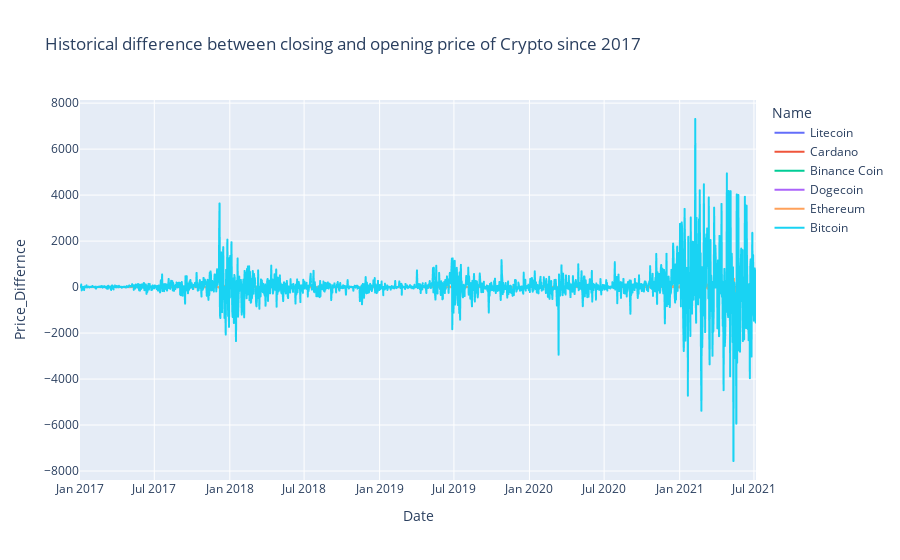

The notebook cell saved with this chart:
### Code cell
import pandas as pd
import plotly.express as px

# Load the data
df = pd.read_csv('sixcrypto.csv')

# Convert the 'Date' column to a datetime object
df['Date'] = pd.to_datetime(df['Date'])

# Calculate the price difference between closing and opening prices
df['Price_Differnce'] = df['Close'] - df['Open']

# Set the background color
fig.update_layout(plot_bgcolor='rgb(240, 240, 240)')

# Plot the data
fig = px.line(df, x='Date', y='Price_Differnce', color='Name', title='Historical difference between closing and opening price of Crypto since 2017')

fig.show()

### Figure 1 — Plotly figure (JSON) as saved in the notebook; plotly's stock layout.template omitted (floating-point values rounded to 4 significant figures; data arrays with more than 128 entries replaced by an {"elided": "..."} marker saying what was removed)
{"data": [{"hovertemplate": "Name=Litecoin<br>Date=%{x}<br>Price_Differnce=%{y}<extra></extra>", "legendgroup": "Litecoin", "line": {"color": "#636efa", "dash": "solid"}, "marker": {"symbol": "circle"}, "mode": "lines", "name": "Litecoin", "showlegend": true, "type": "scattergl", "x": {"elided": "1648 str values"}, "xaxis": "x", "y": {"elided": "1648 float values"}, "yaxis": "y"}, {"hovertemplate": "Name=Cardano<br>Date=%{x}<br>Price_Differnce=%{y}<extra></extra>", "legendgroup": "Cardano", "line": {"color": "#EF553B", "dash": "solid"}, "marker": {"symbol": "circle"}, "mode": "lines", "name": "Cardano", "showlegend": true, "type": "scattergl", "x": {"elided": "1374 str values"}, "xaxis": "x", "y": {"elided": "1374 float values"}, "yaxis": "y"}, {"hovertemplate": "Name=Binance Coin<br>Date=%{x}<br>Price_Differnce=%{y}<extra></extra>", "legendgroup": "Binance Coin", "line": {"color": "#00cc96", "dash": "solid"}, "marker": {"symbol": "circle"}, "mode": "lines", "name": "Binance Coin", "showlegend": true, "type": "scattergl", "x": {"elided": "1442 str values"}, "xaxis": "x", "y": {"elided": "1442 float values"}, "yaxis": "y"}, {"hovertemplate": "Name=Dogecoin<br>Date=%{x}<br>Price_Differnce=%{y}<extra></extra>", "legendgroup": "Dogecoin", "line": {"color": "#ab63fa", "dash": "solid"}, "marker": {"symbol": "circle"}, "mode": "lines", "name": "Dogecoin", "showlegend": true, "type": "scattergl", "x": {"elided": "1648 str values"}, "xaxis": "x", "y": {"elided": "1648 float values"}, "yaxis": "y"}, {"hovertemplate": "Name=Ethereum<br>Date=%{x}<br>Price_Differnce=%{y}<extra></extra>", "legendgroup": "Ethereum", "line": {"color": "#FFA15A", "dash": "solid"}, "marker": {"symbol": "circle"}, "mode": "lines", "name": "Ethereum", "showlegend": true, "type": "scattergl", "x": {"elided": "1648 str values"}, "xaxis": "x", "y": {"elided": "1648 float values"}, "yaxis": "y"}, {"hovertemplate": "Name=Bitcoin<br>Date=%{x}<br>Price_Differnce=%{y}<extra></extra>", "legendgroup": "Bitcoin", "line": {"color": "#19d3f3", "dash": "solid"}, "marker": {"symbol": "circle"}, "mode": "lines", "name": "Bitcoin", "showlegend": true, "type": "scattergl", "x": {"elided": "1648 str values"}, "xaxis": "x", "y": {"elided": "1648 float values"}, "yaxis": "y"}], "layout": {"legend": {"title": {"text": "Name"}, "tracegroupgap": 0}, "title": {"text": "Historical difference between closing and opening price of Crypto since 2017"}, "xaxis": {"anchor": "y", "domain": [0, 1], "title": {"text": "Date"}}, "yaxis": {"anchor": "x", "domain": [0, 1], "title": {"text": "Price_Differnce"}}}}
